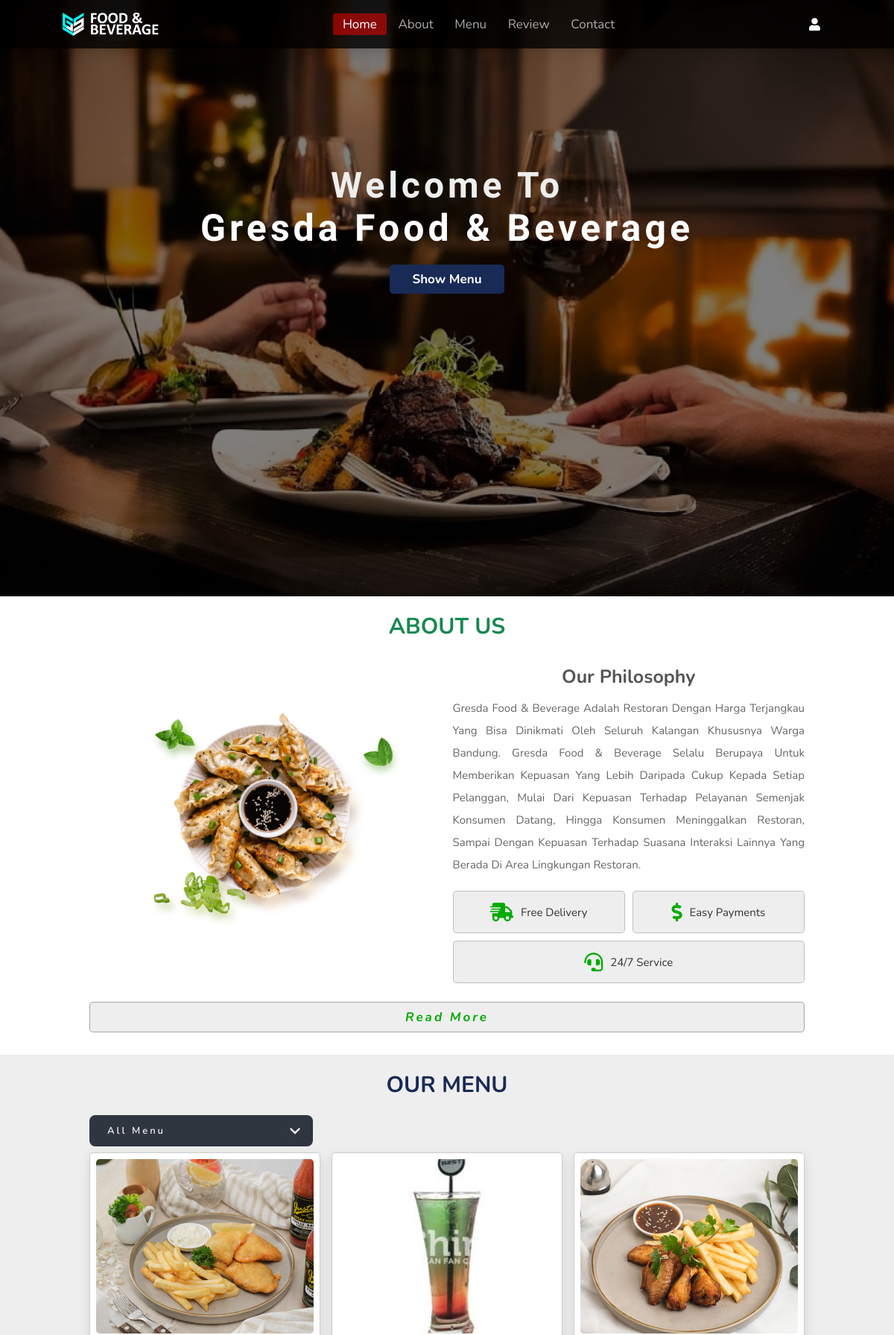
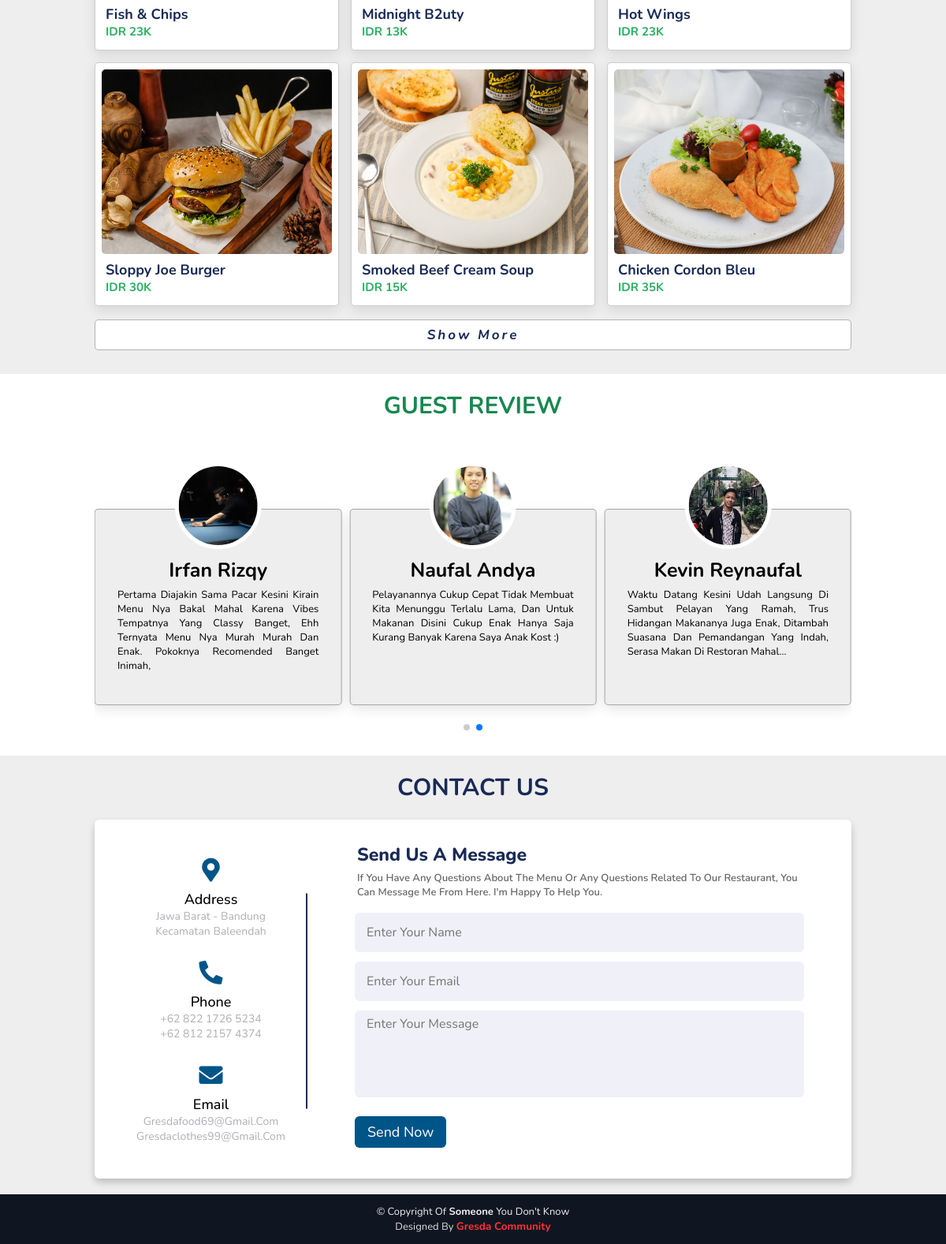
The page / on the database its author committed (2 pictures, top to bottom).
### tables this page shows
CREATE TABLE `tbl_food` (
  `food_id` int(10) UNSIGNED NOT NULL,
  `category` varchar(100) NOT NULL,
  `name` varchar(100) NOT NULL,
  `price` decimal(10,0) NOT NULL,
  `description` text NOT NULL,
  `image_name` varchar(255) NOT NULL,
  `active` varchar(10) NOT NULL
);

CREATE TABLE `tbl_review` (
  `id` int(10) UNSIGNED NOT NULL,
  `order_id` varchar(100) NOT NULL,
  `user_id` int(10) NOT NULL,
  `rating` decimal(10,1) NOT NULL,
  `tgl_review` date DEFAULT current_timestamp(),
  `message` varchar(280) NOT NULL,
  `active` varchar(10) NOT NULL
);

CREATE TABLE `tbl_users` (
  `id` int(10) UNSIGNED NOT NULL,
  `img_user` varchar(255) NOT NULL,
  `username` varchar(150) NOT NULL,
  `email` varchar(150) NOT NULL,
  `password` varchar(150) NOT NULL
);

### index.php (the view, shortened to what this page needs)
<?php include('Assets/Config/config.php');
if (isset($_SESSION['username']) && isset($_SESSION['id'])) {
    header("Location:" . SITEURL . "Customer/index.php");
} else {
?>
    <!DOCTYPE html>
    <html>
    <head>
        <link rel="stylesheet" href="style.css">
        <link rel="stylesheet" href="https://cdnjs.cloudflare.com/ajax/libs/font-awesome/5.15.3/css/all.min.css">
        <link rel="stylesheet" href="https://unpkg.com/swiper/swiper-bundle.min.css" />
    </head>
    <body>
        <header>
            <img src="Assets/Images/LogoGresdaFoodBeverage.jpg" class="logo">
            <nav class="navbar">
                <a class="active" href="#home">Home</a>
                <a href="#about">About</a>
                <a href="#menu">Menu</a>
                <a href="#review">Review</a>
                <a href="#contact">Contact</a>
            </nav>
            <div class="icons">
                <a href="Assets/Login-Register/login.php" class="fas fa-user"></a>
            </div>
        </header>
        <section class=" home" id="home">
            <div class="content">
                <div class="text-1">Welcome to</div>
                <div class="text-2">Gresda Food & Beverage</div>
                <a href="#menu" class="btn">Show Menu</a>
            </div>
        </section>
        <section class="about" id="about">
            <h1 class="sub-heading">About Us</h1>
            <div class="row">
                <div class="image">
                    <img src="Assets/Images/home-menu/01.png" alt="">
                </div>
                <div class="content">
                    <h2>Our Philosophy</h2>
                    <p> Gresda Food & Beverage adalah Restoran dengan harga terjangkau yang bisa dinikmati oleh seluruh
                        kalangan khususnya warga Bandung. Gresda Food & Beverage selalu berupaya untuk memberikan kepuasan
                        yang lebih daripada cukup kepada setiap pelanggan, mulai dari kepuasan terhadap pelayanan semenjak
                        konsumen datang, hingga konsumen meninggalkan restoran, sampai dengan kepuasan terhadap suasana
                        interaksi lainnya yang berada di area lingkungan Restoran.
                    </p>
                    <div class="icons-container">
                        <div class="icons">
                            <i class="fas fa-shipping-fast"></i>
                            <span>free delivery</span>
                        </div>
                        <div class="icons">
                            <i class="fas fa-dollar-sign"></i>
                            <span>easy payments</span>
                        </div>
                        <div class="icons">
                            <i class="fas fa-headset"></i>
                            <span>24/7 service</span>
                        </div>
                    </div>
                </div>
            </div>
            <i onclick="moreFunction()" id="moreBtn">Read more</i>
        </section>
        <section class="menu" id="menu">
            <h1 class="sub-heading">Our Menu</h1>
            <div class="select-box">
                <div class="list-menu">
                    <div class="option active" id="all-menu">
                        <button class="btn">All Menu</button>
                    </div>
                </div>
                <div class="selected"></div>
            </div>
            <div class="box-container">
                <?php
                $sql2 = "SELECT * FROM tbl_food WHERE active='Yes' ORDER BY rand() LIMIT 10000";
                $res2 = mysqli_query($conn, $sql2);
                $count2 = mysqli_num_rows($res2);
                if ($count2 > 0) {
                    while ($row = mysqli_fetch_assoc($res2)) {
                        $category = $row['category'];
                        $name = $row['name'];
                        $price = $row['price'];
                        $image_name = $row['image_name'];
                ?>
                        <div class="box <?php echo $category; ?> all-menu">
                            <div class="menu-card">
                                <div class="image">
                                    <?php
                                    if ($image_name == "") {
                                        echo "<div class='error'>Image not available.</div>";
                                    } else {
                                    ?>
                                        <img src="Assets/Images/all-menu/<?php echo $category; ?>/<?php echo $image_name; ?>" alt="">
                                    <?php
                                    }
                                    ?>
                                </div>
                                <div class="content">
                                    <h3><?php echo $name; ?></h3>
                                    <span class="price">IDR <?php echo $price; ?>K</span>
                                </div>
                            </div>
                        </div>
                <?php
                    }
                } else {
                    echo "<div class='error'>Food not available.</div>";
                }
                ?>
            </div>
            <div class="btn-showmore">
                <i class="showmore" id="showmore">Show More</i>
            </div>
        </section>
        <section class="review" id="review">
            <h1 class="sub-heading">Guest Review</h1>
            <div class="swiper-container review-slider">
                <div class="swiper-wrapper">
                    <?php
                    $sqlreview = "SELECT * FROM tbl_review r, tbl_users u WHERE active='Yes' and r.user_id=u.id ORDER BY rand() LIMIT 10000";
                    $resreview = mysqli_query($conn, $sqlreview);
                    $countreview = mysqli_num_rows($resreview);
                    if ($countreview > 0) {
                        while ($row = mysqli_fetch_assoc($resreview)) {
                            $userid = $row['user_id'];
                            $imguser = $row['img_user'];
                            $username = $row['username'];
                            $message = $row['message'];
                    ?>
                            <div class="swiper-slide card">
                                <div class="profile-image">
                                    <img src="Assets/Images/users/profile/<?php echo $imguser; ?>" alt="">
                                </div>
                                <div class="card-content uid_<?php echo $userid; ?>">
                                    <h3><?php echo $username; ?></h3>
                                    <p><?php echo $message; ?></p>
                                </div>
                            </div>
                        <?php
                        }
                        ?>
                    <?php
                    } else {
                        echo "<div class='error'>Review Not Available.</div>";
                    }
                    ?>
                </div>
            </div>
            <div class="swiper-pagination"> </div>
        </section>
        <section class="contact" id="contact">
            <h1 class="sub-heading">Contact Us</h1>
            <form method="POST" class="contact">
                <div class="container">
                    <div class="content">
                        <div class="left-side">
                            <div class="address details">
                                <i class="fas fa-map-marker-alt"></i>
                                <div class="topic">Address</div>
                                <div class="text-one">Jawa Barat - Bandung</div>
                                <div class="text-one">Kecamatan Baleendah</div>
                            </div>
                            <div class="phone details">
                                <i class="fas fa-phone-alt"></i>
                                <div class="topic">Phone</div>
                                <div class="text-one">+62 822 1726 5234</div>
                                <div class="text-two">+62 812 2157 4374</div>
                            </div>
                            <div class="email details">
                                <i class="fas fa-envelope"></i>
                                <div class="topic">Email</div>
                                <div class="text-one">gresdafood69@gmail.com</div>
                                <div class="text-two">gresdaclothes99@gmail.com</div>
                            </div>
                        </div>
                        <div class="right-side">
                            <div class="topic-text">Send us a message</div>
                            <p>If you have any questions about the menu or any questions related to our restaurant, you can
                                message me from here. I'm happy to help you.</p>
                            <div class="input-box">
                                <input type="name" name="name" placeholder="Enter your name" required>
                            </div>
                            <div class="input-box">
                                <input type="email" name="email" placeholder="Enter your email" required>
                            </div>
                            <div class="input-box message-box">
                                <textarea type="message" name="message" placeholder="Enter your message" rows="10" required></textarea>
                            </div>
                            <input class="button" type="submit" name="submit" value="Send Now">
                        </div>
                    </div>
                </div>
            </form>
        </section>
        <footer class="footer" id="footer">
            <div class="footer-bottom">
                <div class="copyright">
                    &copy; Copyright of <strong>someone</strong> you don't know
                </div>
                <div class="credits">Designed by <a href="https://smktelkom-bdg.sch.id/">Gresda Community</a>
                </div>
            </div>
        </footer>
    </body>
    </html>
<?php
}
?>

### rows shown on the page
tbl_food: category+image_name (picture), name "Fish & Chips", price "23"
tbl_food: category+image_name (picture), name "Midnight B2uty", price "13"
tbl_food: category+image_name (picture), name "Hot Wings", price "23"
tbl_food: category+image_name (picture), name "Sloppy Joe Burger", price "30"
tbl_food: category+image_name (picture), name "Smoked Beef Cream Soup", price "15"
tbl_food: category+image_name (picture), name "Chicken Cordon Bleu", price "35"
tbl_review: user.img_user (picture), user.username "Irfan Rizqy", message "Pertama Diajakin Sama Pacar Kesini Kirain Menu Nya Bakal Mahal Karena Vibes Tempatnya Yang Classy Banget, Ehh Ternyata Menu Nya Murah Murah Dan Enak. Pokoknya Recomended Banget Inimah,"
tbl_review: user.img_user (picture), user.username "Naufal Andya", message "Pelayanannya Cukup Cepat Tidak Membuat Kita Menunggu Terlalu Lama, Dan Untuk Makanan Disini Cukup Enak Hanya Saja Kurang Banyak Karena Saya Anak Kost :)"
tbl_review: user.img_user (picture), user.username "Kevin Reynaufal", message "Waktu Datang Kesini Udah Langsung Di Sambut Pelayan Yang Ramah, Trus Hidangan Makananya Juga Enak, Ditambah Suasana Dan Pemandangan Yang Indah, Serasa Makan Di Restoran Mahal..."
